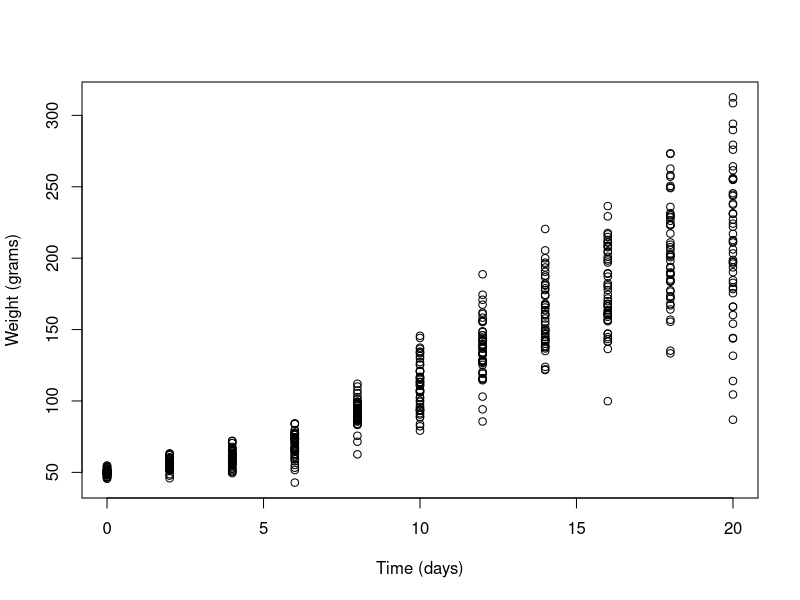

This figure's R source:
# Set the working directory to the specified path
setwd("C:/Users/navee/Documents/STAM 200")

# Read the CSV file into a data frame without specifying column classes
MyData = read.csv("chickweight_data.csv")

# Display the first few rows of the data frame
head(MyData)

# Display the structure of the data frame
str(MyData)

# Read the CSV file again, this time specifying column classes
MyData = read.csv("chickweight_data.csv", colClasses = c('factor', 'factor', 'numeric', 'numeric'))

# Display the structure of the data frame to confirm column classes
str(MyData)

# Create subsets of the data for each diet type
FirstDiet <- subset(MyData, diet == 1)
SecondDiet <- subset(MyData, diet == 2)
ThirdDiet <- subset(MyData, diet == 3)
FourthDiet <- subset(MyData, diet == 4)

# Calculate and display the mean weight for each diet type
firstmean = mean(FirstDiet$weight)
firstmean
secondmean = mean(SecondDiet$weight)
secondmean
thirdmean = mean(ThirdDiet$weight)
thirdmean
fourthmean = mean(FourthDiet$weight)
fourthmean

# Define the x and y variables for plotting (time and weight for the third diet)
x = ThirdDiet$time
y = ThirdDiet$weight

# Plot the data with appropriate labels for the axes
plot(x, y, xlab = 'Time (days)', ylab = 'Weight (grams)')

# Calculate the percentage change between the first and second diet mean weights
changebetween1and2 = 100 * (secondmean - firstmean) / firstmean
changebetween1and2

# Calculate the percentage change between the second and third diet mean weights
changebetween2and3 = 100 * (thirdmean - secondmean) / secondmean
changebetween2and3

# Calculate the percentage change between the third and fourth diet mean weights
changebetween3and4 = 100 * (fourthmean - thirdmean) / thirdmean
changebetween3and4
